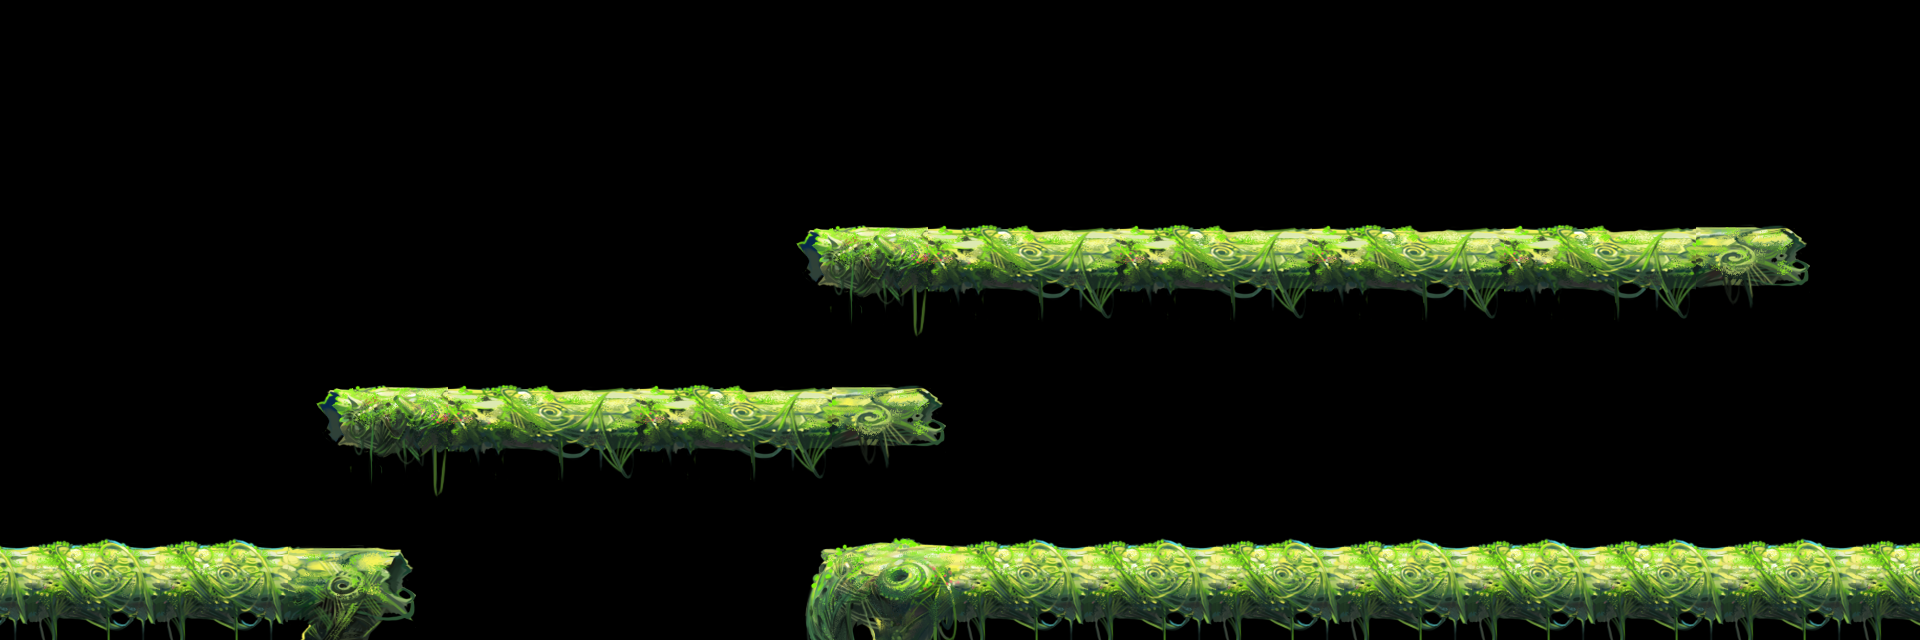

The image is a tile-based game level rendered from a .tmx file. Its description and source (layers, tilesets, objects; grid data summarised) follow:
An orthogonal 60x20 tile map with 32x32 px tiles, 6 tile layers (块层 1, 块层 2, 块层 3, 块层 4, ...), 6 tilesets and 14 objects.

<map version="1.0" orientation="orthogonal" width="60" height="20" tilewidth="32" tileheight="32">
 <tileset firstgid="1" name="downmid" tilewidth="32" tileheight="32">
  <image source="downmid.png" width="128" height="128" />
 </tileset>
 <tileset firstgid="17" name="downright" tilewidth="32" tileheight="32">
  <image source="downright.png" width="128" height="128" />
 </tileset>
 <tileset firstgid="33" name="downleft" tilewidth="32" tileheight="32">
  <image source="downleft.png" width="160" height="128" />
 </tileset>
 <tileset firstgid="53" name="upleft" tilewidth="32" tileheight="32">
  <image source="upleft.png" width="160" height="128" />
 </tileset>
 <tileset firstgid="73" name="upmid" tilewidth="32" tileheight="32">
  <image source="upmid.png" width="192" height="128" />
 </tileset>
 <tileset firstgid="97" name="upright" tilewidth="32" tileheight="32">
  <image source="upright.png" width="128" height="128" />
 </tileset>
 <layer name="块层 1" width="60" height="20">
  <data>[1200 cells, 156 non-empty, 16 distinct tile ids]</data>
 </layer>
 <layer name="块层 2" width="60" height="20">
  <data>[1200 cells, 16 non-empty, 16 distinct tile ids]</data>
 </layer>
 <layer name="块层 3" width="60" height="20">
  <data>[1200 cells, 20 non-empty, 20 distinct tile ids]</data>
 </layer>
 <layer name="块层 4" width="60" height="20">
  <data>[1200 cells, 40 non-empty, 20 distinct tile ids]</data>
 </layer>
 <layer name="块层 5" width="60" height="20">
  <data>[1200 cells, 144 non-empty, 24 distinct tile ids]</data>
 </layer>
 <layer name="块层 6" width="60" height="20">
  <data>[1200 cells, 32 non-empty, 16 distinct tile ids]</data>
 </layer>
 <objectgroup name="block" width="60" height="20">
  <object x="1" y="563" width="393" height="79" />
  <object x="820" y="564" width="1108" height="79" />
  <object x="328" y="407" width="605" height="47" />
  <object x="805" y="244" width="995" height="55" />
 </objectgroup>
 <objectgroup name="gold" width="60" height="20">
  <object x="1600" y="193">
   <properties>
    <property name="type" value="1" />
   </properties>
  </object>
  <object x="1312" y="512" />
  <object x="1377" y="512" />
  <object x="352" y="512">
   <properties>
    <property name="type" value="1" />
   </properties>
  </object>
  <object x="480" y="352" />
  <object x="960" y="192" />
  <object x="416" y="352" />
  <object x="1248" y="513" />
  <object x="1024" y="192" />
  <object x="1087" y="192" />
 </objectgroup>
</map>
